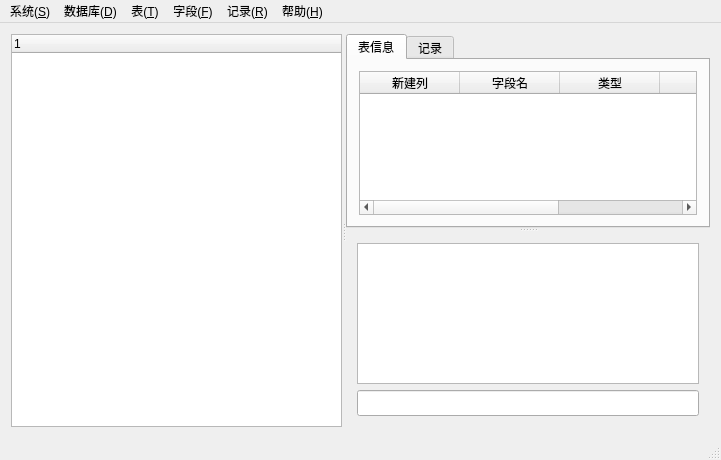
<?xml version="1.0" encoding="UTF-8"?>
<ui version="4.0">
 <class>MainWindow</class>
 <widget class="QMainWindow" name="MainWindow">
  <property name="geometry">
   <rect>
    <x>0</x>
    <y>0</y>
    <width>721</width>
    <height>460</height>
   </rect>
  </property>
  <property name="minimumSize">
   <size>
    <width>200</width>
    <height>200</height>
   </size>
  </property>
  <property name="windowTitle">
   <string>YourSQL</string>
  </property>
  <widget class="QWidget" name="centralWidget">
   <layout class="QHBoxLayout" name="horizontalLayout_2">
    <item>
     <widget class="QSplitter" name="splitter2">
      <property name="orientation">
       <enum>Qt::Horizontal</enum>
      </property>
      <widget class="QTreeWidget" name="tree">
       <column>
        <property name="text">
         <string notr="true">1</string>
        </property>
       </column>
      </widget>
      <widget class="QSplitter" name="splitter1">
       <property name="orientation">
        <enum>Qt::Vertical</enum>
       </property>
       <widget class="QTabWidget" name="tabWidget">
        <property name="currentIndex">
         <number>0</number>
        </property>
        <widget class="QWidget" name="tab">
         <attribute name="title">
          <string>表信息</string>
         </attribute>
         <layout class="QGridLayout" name="gridLayout_2">
          <item row="0" column="0">
           <widget class="QTableWidget" name="table">
            <property name="columnCount">
             <number>5</number>
            </property>
            <column>
             <property name="text">
              <string>新建列</string>
             </property>
            </column>
            <column>
             <property name="text">
              <string>字段名</string>
             </property>
            </column>
            <column>
             <property name="text">
              <string>类型</string>
             </property>
            </column>
            <column>
             <property name="text">
              <string>主键</string>
             </property>
            </column>
            <column>
             <property name="text">
              <string>默认值</string>
             </property>
            </column>
           </widget>
          </item>
         </layout>
        </widget>
        <widget class="QWidget" name="tab_2">
         <attribute name="title">
          <string>记录</string>
         </attribute>
         <layout class="QGridLayout" name="gridLayout">
          <item row="0" column="0">
           <widget class="QTableWidget" name="table2"/>
          </item>
         </layout>
        </widget>
       </widget>
       <widget class="QWidget" name="layoutWidget">
        <layout class="QVBoxLayout" name="verticalLayout">
         <item>
          <widget class="QTextEdit" name="textEdit">
           <property name="enabled">
            <bool>true</bool>
           </property>
           <property name="font">
            <font>
             <family>Times New Roman</family>
             <pointsize>11</pointsize>
            </font>
           </property>
           <property name="readOnly">
            <bool>true</bool>
           </property>
          </widget>
         </item>
         <item>
          <widget class="QLineEdit" name="lineEdit">
           <property name="font">
            <font>
             <family>Times New Roman</family>
             <pointsize>11</pointsize>
            </font>
           </property>
          </widget>
         </item>
        </layout>
       </widget>
      </widget>
     </widget>
    </item>
   </layout>
  </widget>
  <widget class="QMenuBar" name="menuBar">
   <property name="geometry">
    <rect>
     <x>0</x>
     <y>0</y>
     <width>721</width>
     <height>23</height>
    </rect>
   </property>
   <widget class="QMenu" name="menu_S">
    <property name="title">
     <string>系统(&amp;S)</string>
    </property>
    <addaction name="action_L"/>
    <addaction name="action_X"/>
   </widget>
   <widget class="QMenu" name="menu_D">
    <property name="title">
     <string>数据库(&amp;D)</string>
    </property>
    <addaction name="action_N"/>
    <addaction name="action_D"/>
   </widget>
   <widget class="QMenu" name="menu_T">
    <property name="title">
     <string>表(&amp;T)</string>
    </property>
    <addaction name="action_N_2"/>
    <addaction name="action_R_2"/>
    <addaction name="action_Q"/>
    <addaction name="action_D_2"/>
   </widget>
   <widget class="QMenu" name="menu_F">
    <property name="title">
     <string>字段(&amp;F)</string>
    </property>
    <addaction name="action_N_3"/>
    <addaction name="action_M"/>
    <addaction name="action_D_3"/>
   </widget>
   <widget class="QMenu" name="menu_R">
    <property name="title">
     <string>记录(&amp;R)</string>
    </property>
    <addaction name="action_N_4"/>
    <addaction name="action_M_2"/>
    <addaction name="action_D_4"/>
    <addaction name="action_Q_2"/>
   </widget>
   <widget class="QMenu" name="menu_H">
    <property name="title">
     <string>帮助(&amp;H)</string>
    </property>
    <addaction name="action"/>
   </widget>
   <addaction name="menu_S"/>
   <addaction name="menu_D"/>
   <addaction name="menu_T"/>
   <addaction name="menu_F"/>
   <addaction name="menu_R"/>
   <addaction name="menu_H"/>
  </widget>
  <widget class="QStatusBar" name="statusBar"/>
  <action name="action_L">
   <property name="text">
    <string>查看日志(&amp;L)</string>
   </property>
  </action>
  <action name="action_X">
   <property name="text">
    <string>退出(&amp;X)</string>
   </property>
  </action>
  <action name="action_N">
   <property name="text">
    <string>新建库(&amp;N)</string>
   </property>
  </action>
  <action name="action_R">
   <property name="text">
    <string>重命名库(&amp;R)</string>
   </property>
  </action>
  <action name="action_D">
   <property name="text">
    <string>删除库(&amp;D)</string>
   </property>
  </action>
  <action name="action_N_2">
   <property name="text">
    <string>新建表(&amp;N)</string>
   </property>
  </action>
  <action name="action_R_2">
   <property name="text">
    <string>重命名表(&amp;R)</string>
   </property>
  </action>
  <action name="action_Q">
   <property name="text">
    <string>条件查询(&amp;Q)</string>
   </property>
  </action>
  <action name="action_C">
   <property name="text">
    <string>清空表(&amp;C)</string>
   </property>
  </action>
  <action name="action_D_2">
   <property name="text">
    <string>删除表(&amp;D)</string>
   </property>
  </action>
  <action name="action_N_3">
   <property name="text">
    <string>添加字段(&amp;N)</string>
   </property>
  </action>
  <action name="action_M">
   <property name="text">
    <string>修改字段(&amp;M)</string>
   </property>
  </action>
  <action name="action_D_3">
   <property name="text">
    <string>删除字段(&amp;D)</string>
   </property>
  </action>
  <action name="action_N_4">
   <property name="text">
    <string>添加记录(&amp;N)</string>
   </property>
  </action>
  <action name="action_M_2">
   <property name="text">
    <string>修改记录(&amp;M)</string>
   </property>
  </action>
  <action name="action_D_4">
   <property name="text">
    <string>删除记录(&amp;D)</string>
   </property>
  </action>
  <action name="action">
   <property name="text">
    <string>关于(&amp;A)</string>
   </property>
  </action>
  <action name="action_Q_2">
   <property name="text">
    <string>查询记录(&amp;Q)</string>
   </property>
  </action>
 </widget>
 <layoutdefault spacing="6" margin="11"/>
 <resources/>
 <connections/>
</ui>
